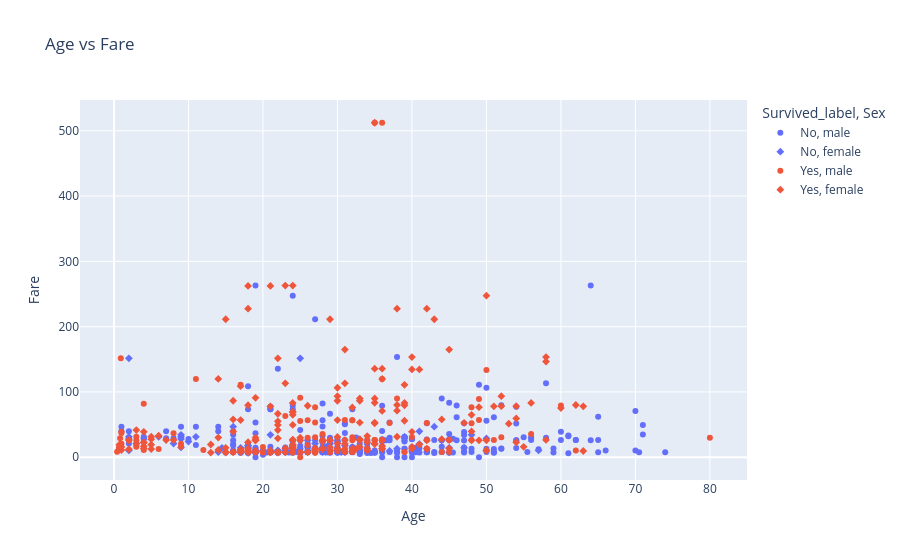

This figure's notebook cell:
### Code cell
fig2 = px.scatter(df, x="Age", y="Fare", color="Survived_label", symbol="Sex",
                  hover_data=["Pclass"], title="Age vs Fare")
fig2.show()
fig2.write_html("images/age_vs_fare.html")

### Figure 1 — Plotly figure (JSON) as saved in the notebook; plotly's stock layout.template omitted (floating-point values rounded to 4 significant figures; data arrays with more than 128 entries replaced by an {"elided": "..."} marker saying what was removed)
{"data": [{"customdata": {"elided": "468x1 int values"}, "hovertemplate": "Survived_label=No<br>Sex=male<br>Age=%{x}<br>Fare=%{y}<br>Pclass=%{customdata[0]}<extra></extra>", "legendgroup": "No, male", "marker": {"color": "#636efa", "symbol": "circle"}, "mode": "markers", "name": "No, male", "orientation": "v", "showlegend": true, "type": "scatter", "x": {"elided": "468 float values"}, "xaxis": "x", "y": {"elided": "468 float values"}, "yaxis": "y"}, {"customdata": [[3], [3], [3], [3], [3], [2], [3], [3], [3], [3], [3], [3], [3], [3], [3], [3], [3], [1], [3], [2], [3], [3], [3], [3], [3], [3], [3], [3], [3], [3], [1], [2], [2], [3], [3], [3], [3], [3], [3], [3], [3], [3], [3], [3], [3], [1], [3], [3], [3], [3], [3], [3], [3], [3], [3], [3], [3], [3], [3], [3], [3], [3], [3], [3], [3], [3], [3], [3], [3], [2], [3], [3], [3], [3], [3], [3], [2], [3], [3], [3], [3]], "hovertemplate": "Survived_label=No<br>Sex=female<br>Age=%{x}<br>Fare=%{y}<br>Pclass=%{customdata[0]}<extra></extra>", "legendgroup": "No, female", "marker": {"color": "#636efa", "symbol": "diamond"}, "mode": "markers", "name": "No, female", "orientation": "v", "showlegend": true, "type": "scatter", "x": [14.0, 31.0, 8.0, 18.0, 40.0, 27.0, 18.0, 16.0, 28.0, 14.5, 20.0, 17.0, 2.0, 47.0, NaN, 9.0, 45.0, 50.0, NaN, 24.0, 2.0, NaN, NaN, NaN, 25.0, 29.0, 41.0, NaN, 45.0, 24.0, 2.0, 26.0, 38.0, 45.0, 3.0, 31.0, 21.0, 20.0, NaN, NaN, 10.0, 28.0, 21.0, 22.0, NaN, 25.0, 21.0, NaN, 37.0, 30.0, 9.0, 11.0, NaN, 29.0, NaN, NaN, 39.0, 26.0, 9.0, 41.0, 2.0, 18.0, 32.0, 43.0, NaN, 18.0, 25.0, 48.0, 30.5, 57.0, NaN, 30.0, 18.0, 6.0, 23.0, 9.0, 44.0, NaN, 22.0, 39.0, NaN], "xaxis": "x", "y": [7.854, 18.0, 21.07, 18.0, 9.475, 21.0, 17.8, 46.9, 7.896, 14.45, 9.825, 14.46, 31.27, 14.5, 15.25, 34.38, 27.9, 28.71, 69.55, 13.0, 10.46, 25.47, 7.55, 14.45, 7.775, 10.46, 20.21, 7.75, 7.75, 8.85, 151.6, 26.0, 13.0, 14.45, 21.07, 7.854, 9.825, 8.662, 25.47, 8.05, 24.15, 14.4, 34.38, 9.838, 25.47, 151.6, 7.75, 7.629, 9.588, 8.662, 31.27, 31.27, 8.05, 21.07, 14.46, 7.75, 31.27, 16.1, 27.9, 39.69, 27.9, 6.75, 15.5, 46.9, 8.137, 14.45, 7.925, 34.38, 7.75, 10.5, 69.55, 24.15, 7.775, 31.27, 7.925, 15.25, 26.0, 69.55, 10.52, 29.12, 23.45], "yaxis": "y"}, {"customdata": [[2], [2], [1], [3], [1], [3], [3], [2], [3], [1], [3], [3], [3], [3], [3], [2], [1], [2], [3], [3], [1], [3], [1], [2], [1], [3], [3], [3], [3], [3], [2], [1], [3], [1], [3], [2], [3], [1], [1], [3], [3], [2], [3], [3], [1], [3], [1], [1], [1], [1], [3], [1], [1], [3], [1], [3], [3], [1], [2], [2], [2], [1], [3], [3], [2], [1], [3], [1], [1], [1], [1], [1], [3], [1], [1], [3], [1], [1], [1], [3], [2], [1], [1], [1], [3], [1], [1], [3], [1], [1], [1], [1], [3], [3], [2], [3], [3], [1], [3], [3], [3], [2], [3], [2], [3], [1], [1], [3], [1]], "hovertemplate": "Survived_label=Yes<br>Sex=male<br>Age=%{x}<br>Fare=%{y}<br>Pclass=%{customdata[0]}<extra></extra>", "legendgroup": "Yes, male", "marker": {"color": "#EF553B", "symbol": "circle"}, "mode": "markers", "name": "Yes, male", "orientation": "v", "showlegend": true, "type": "scatter", "x": [NaN, 34.0, 28.0, NaN, NaN, NaN, 32.0, 0.83, 29.0, 23.0, NaN, 12.0, 24.0, 27.0, 9.0, 1.0, 45.0, 3.0, 18.0, 26.0, 40.0, 16.0, 38.0, 19.0, 37.0, 3.0, 25.0, 25.0, 19.0, 30.0, 42.0, NaN, NaN, 0.92, 45.0, 2.0, 3.0, 25.0, 36.0, 21.0, 39.0, 3.0, 44.0, 32.0, 28.0, NaN, 4.0, 34.0, 52.0, 49.0, 29.0, 48.0, 25.0, 9.0, NaN, 26.0, 29.0, 36.0, 32.0, NaN, 8.0, 17.0, 22.0, 32.0, 62.0, 36.0, 32.0, 60.0, 49.0, 35.0, 27.0, 42.0, 20.0, 80.0, 32.0, NaN, 48.0, 56.0, 50.0, 20.0, 31.0, 36.0, 27.0, 31.0, NaN, 35.0, 42.0, NaN, 48.0, 27.0, 35.0, NaN, 31.0, 6.0, 0.67, 20.0, 1.0, 11.0, 0.42, 27.0, 27.0, 1.0, NaN, 0.83, 32.0, NaN, 51.0, 4.0, 26.0], "xaxis": "x", "y": [13.0, 13.0, 35.5, 7.229, 35.5, 15.25, 56.5, 29.0, 9.5, 63.36, 7.775, 11.24, 7.142, 7.796, 20.52, 39.0, 26.55, 26.0, 8.05, 18.79, 31.0, 8.05, 90.0, 10.5, 52.55, 31.39, 7.775, 0.0, 8.05, 9.5, 13.0, 30.5, 23.25, 151.6, 8.05, 26.0, 15.9, 55.44, 120.0, 7.796, 7.925, 18.75, 7.925, 8.05, 26.55, 8.113, 81.86, 26.55, 30.5, 89.1, 7.896, 26.55, 91.08, 15.9, 26.55, 56.5, 7.75, 26.29, 26.0, 13.86, 36.75, 110.9, 7.225, 7.854, 10.5, 26.39, 7.925, 79.2, 56.93, 26.55, 30.5, 52.55, 15.74, 30.0, 30.5, 56.5, 76.73, 35.5, 133.7, 7.925, 13.0, 512.3, 76.73, 57.0, 56.5, 26.29, 26.29, 15.25, 52.0, 53.1, 512.3, 30.0, 7.925, 12.47, 14.5, 7.229, 20.57, 120.0, 8.517, 6.975, 8.662, 37.0, 7.75, 18.75, 56.5, 29.7, 26.55, 11.13, 30.0], "yaxis": "y"}, {"customdata": {"elided": "233x1 int values"}, "hovertemplate": "Survived_label=Yes<br>Sex=female<br>Age=%{x}<br>Fare=%{y}<br>Pclass=%{customdata[0]}<extra></extra>", "legendgroup": "Yes, female", "marker": {"color": "#EF553B", "symbol": "diamond"}, "mode": "markers", "name": "Yes, female", "orientation": "v", "showlegend": true, "type": "scatter", "x": {"elided": "233 float values"}, "xaxis": "x", "y": {"elided": "233 float values"}, "yaxis": "y"}], "layout": {"legend": {"title": {"text": "Survived_label, Sex"}, "tracegroupgap": 0}, "title": {"text": "Age vs Fare"}, "xaxis": {"anchor": "y", "domain": [0, 1], "title": {"text": "Age"}}, "yaxis": {"anchor": "x", "domain": [0, 1], "title": {"text": "Fare"}}}}
